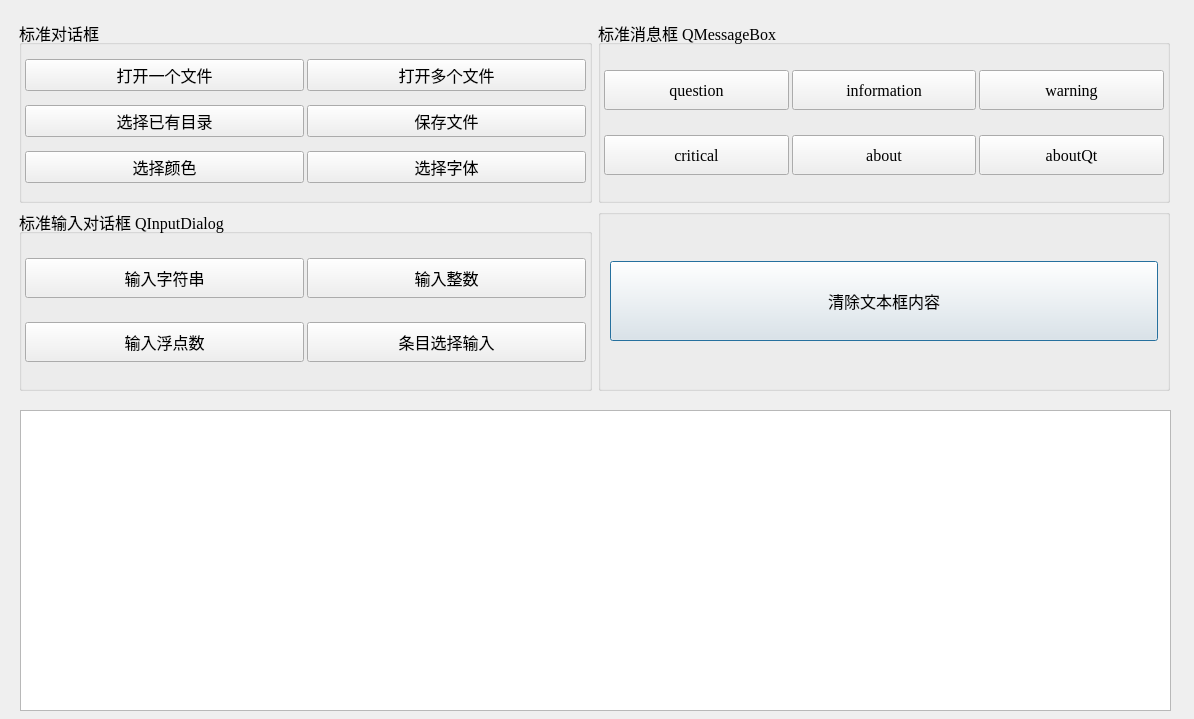
<?xml version="1.0" encoding="UTF-8"?>
<ui version="4.0">
 <class>TestStandardDialog</class>
 <widget class="QDialog" name="TestStandardDialog">
  <property name="geometry">
   <rect>
    <x>0</x>
    <y>0</y>
    <width>1194</width>
    <height>719</height>
   </rect>
  </property>
  <property name="font">
   <font>
    <family>Times New Roman</family>
    <pointsize>12</pointsize>
   </font>
  </property>
  <property name="windowTitle">
   <string>TestStandardDialog</string>
  </property>
  <widget class="QWidget" name="layoutWidget">
   <property name="geometry">
    <rect>
     <x>19</x>
     <y>20</y>
     <width>1151</width>
     <height>371</height>
    </rect>
   </property>
   <layout class="QGridLayout" name="gridLayout_4">
    <item row="1" column="1">
     <widget class="QGroupBox" name="groupBox_4">
      <property name="title">
       <string/>
      </property>
      <layout class="QHBoxLayout" name="horizontalLayout">
       <property name="leftMargin">
        <number>9</number>
       </property>
       <property name="topMargin">
        <number>9</number>
       </property>
       <item>
        <widget class="QPushButton" name="btnClearText">
         <property name="minimumSize">
          <size>
           <width>38</width>
           <height>80</height>
          </size>
         </property>
         <property name="text">
          <string>清除文本框内容</string>
         </property>
        </widget>
       </item>
      </layout>
     </widget>
    </item>
    <item row="1" column="0">
     <widget class="QGroupBox" name="groupBox_3">
      <property name="title">
       <string>标准输入对话框 QInputDialog</string>
      </property>
      <layout class="QGridLayout" name="gridLayout_3">
       <property name="leftMargin">
        <number>3</number>
       </property>
       <property name="topMargin">
        <number>3</number>
       </property>
       <property name="rightMargin">
        <number>3</number>
       </property>
       <property name="bottomMargin">
        <number>3</number>
       </property>
       <property name="spacing">
        <number>3</number>
       </property>
       <item row="0" column="0">
        <widget class="QPushButton" name="btnInputString">
         <property name="minimumSize">
          <size>
           <width>0</width>
           <height>40</height>
          </size>
         </property>
         <property name="text">
          <string>输入字符串</string>
         </property>
        </widget>
       </item>
       <item row="0" column="1">
        <widget class="QPushButton" name="btnInputInt">
         <property name="minimumSize">
          <size>
           <width>0</width>
           <height>40</height>
          </size>
         </property>
         <property name="text">
          <string>输入整数</string>
         </property>
        </widget>
       </item>
       <item row="1" column="0">
        <widget class="QPushButton" name="btnInputFloat">
         <property name="minimumSize">
          <size>
           <width>0</width>
           <height>40</height>
          </size>
         </property>
         <property name="text">
          <string>输入浮点数</string>
         </property>
        </widget>
       </item>
       <item row="1" column="1">
        <widget class="QPushButton" name="btnInputItem">
         <property name="minimumSize">
          <size>
           <width>0</width>
           <height>40</height>
          </size>
         </property>
         <property name="text">
          <string>条目选择输入</string>
         </property>
        </widget>
       </item>
      </layout>
     </widget>
    </item>
    <item row="0" column="1">
     <widget class="QGroupBox" name="groupBox_2">
      <property name="title">
       <string>标准消息框 QMessageBox</string>
      </property>
      <layout class="QGridLayout" name="gridLayout_2">
       <property name="leftMargin">
        <number>3</number>
       </property>
       <property name="topMargin">
        <number>3</number>
       </property>
       <property name="rightMargin">
        <number>3</number>
       </property>
       <property name="bottomMargin">
        <number>3</number>
       </property>
       <property name="spacing">
        <number>3</number>
       </property>
       <item row="0" column="0">
        <widget class="QPushButton" name="btnMsgQuestion">
         <property name="minimumSize">
          <size>
           <width>0</width>
           <height>40</height>
          </size>
         </property>
         <property name="text">
          <string>question</string>
         </property>
        </widget>
       </item>
       <item row="0" column="1">
        <widget class="QPushButton" name="btnMsgInformation">
         <property name="minimumSize">
          <size>
           <width>0</width>
           <height>40</height>
          </size>
         </property>
         <property name="text">
          <string>information</string>
         </property>
        </widget>
       </item>
       <item row="0" column="2">
        <widget class="QPushButton" name="btnMsgWarning">
         <property name="minimumSize">
          <size>
           <width>0</width>
           <height>40</height>
          </size>
         </property>
         <property name="text">
          <string>warning</string>
         </property>
        </widget>
       </item>
       <item row="1" column="0">
        <widget class="QPushButton" name="btnMsgCritical">
         <property name="minimumSize">
          <size>
           <width>0</width>
           <height>40</height>
          </size>
         </property>
         <property name="text">
          <string>critical</string>
         </property>
        </widget>
       </item>
       <item row="1" column="1">
        <widget class="QPushButton" name="btnMsgAbout">
         <property name="minimumSize">
          <size>
           <width>0</width>
           <height>40</height>
          </size>
         </property>
         <property name="text">
          <string>about</string>
         </property>
        </widget>
       </item>
       <item row="1" column="2">
        <widget class="QPushButton" name="btnMsgAboutQt">
         <property name="minimumSize">
          <size>
           <width>0</width>
           <height>40</height>
          </size>
         </property>
         <property name="text">
          <string>aboutQt</string>
         </property>
        </widget>
       </item>
      </layout>
     </widget>
    </item>
    <item row="0" column="0">
     <widget class="QGroupBox" name="groupBox">
      <property name="minimumSize">
       <size>
        <width>220</width>
        <height>0</height>
       </size>
      </property>
      <property name="title">
       <string>标准对话框</string>
      </property>
      <layout class="QGridLayout" name="gridLayout">
       <property name="leftMargin">
        <number>3</number>
       </property>
       <property name="topMargin">
        <number>3</number>
       </property>
       <property name="rightMargin">
        <number>3</number>
       </property>
       <property name="bottomMargin">
        <number>3</number>
       </property>
       <property name="spacing">
        <number>3</number>
       </property>
       <item row="1" column="0">
        <widget class="QPushButton" name="btnSelDir">
         <property name="text">
          <string>选择已有目录</string>
         </property>
        </widget>
       </item>
       <item row="2" column="0">
        <widget class="QPushButton" name="btnColor">
         <property name="text">
          <string>选择颜色</string>
         </property>
        </widget>
       </item>
       <item row="0" column="0">
        <widget class="QPushButton" name="btnOpen">
         <property name="text">
          <string>打开一个文件</string>
         </property>
        </widget>
       </item>
       <item row="1" column="1">
        <widget class="QPushButton" name="btnSave">
         <property name="text">
          <string>保存文件</string>
         </property>
        </widget>
       </item>
       <item row="2" column="1">
        <widget class="QPushButton" name="btnFont">
         <property name="text">
          <string>选择字体</string>
         </property>
        </widget>
       </item>
       <item row="0" column="1">
        <widget class="QPushButton" name="btnOpenMulti">
         <property name="text">
          <string>打开多个文件</string>
         </property>
        </widget>
       </item>
      </layout>
     </widget>
    </item>
   </layout>
  </widget>
  <widget class="QPlainTextEdit" name="plainTextEdit">
   <property name="geometry">
    <rect>
     <x>20</x>
     <y>410</y>
     <width>1151</width>
     <height>301</height>
    </rect>
   </property>
  </widget>
 </widget>
 <resources/>
 <connections/>
</ui>
